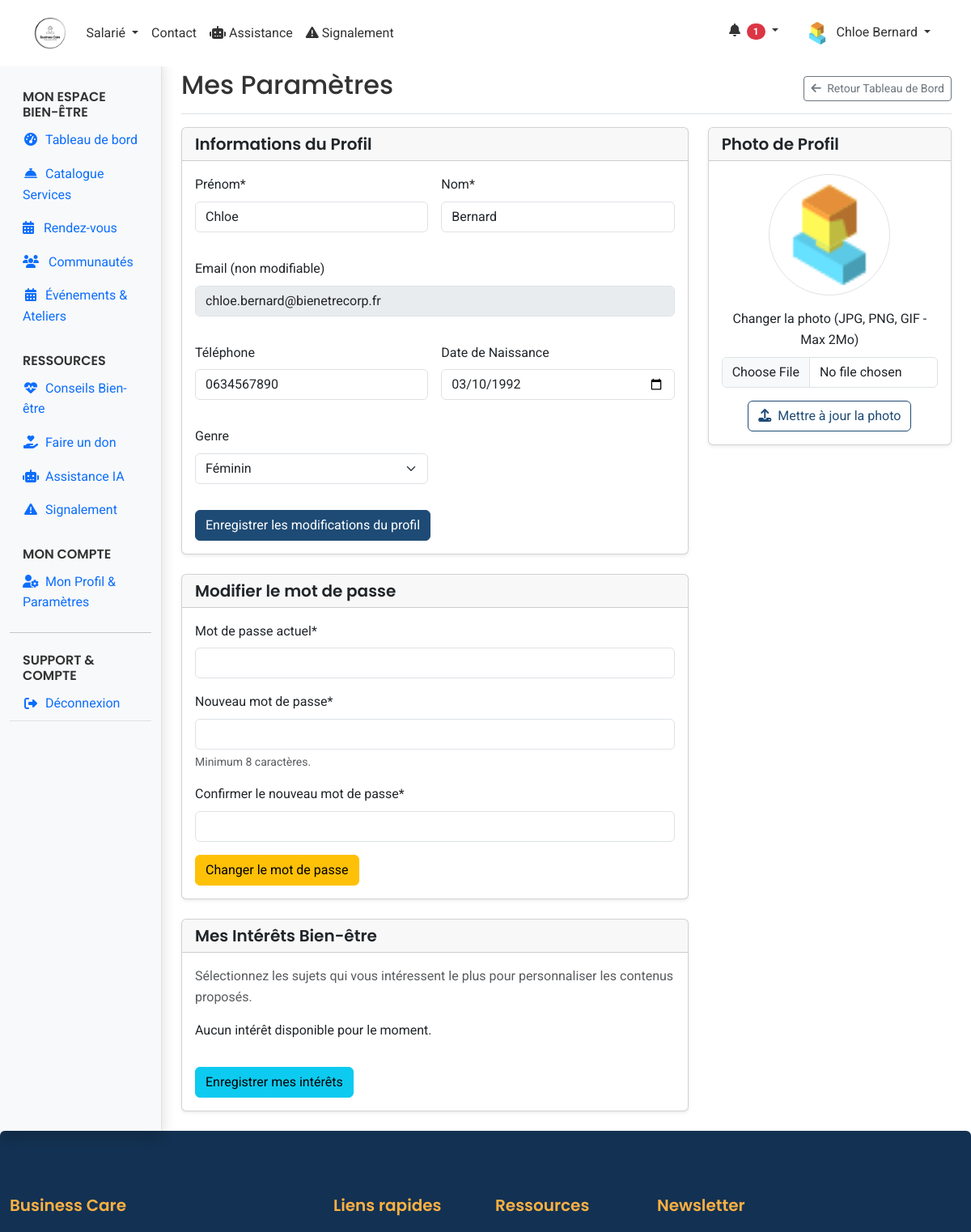
/web-client/modules/employees/settings.php (signed in, upper part), run on an earlier commit of the app's database.
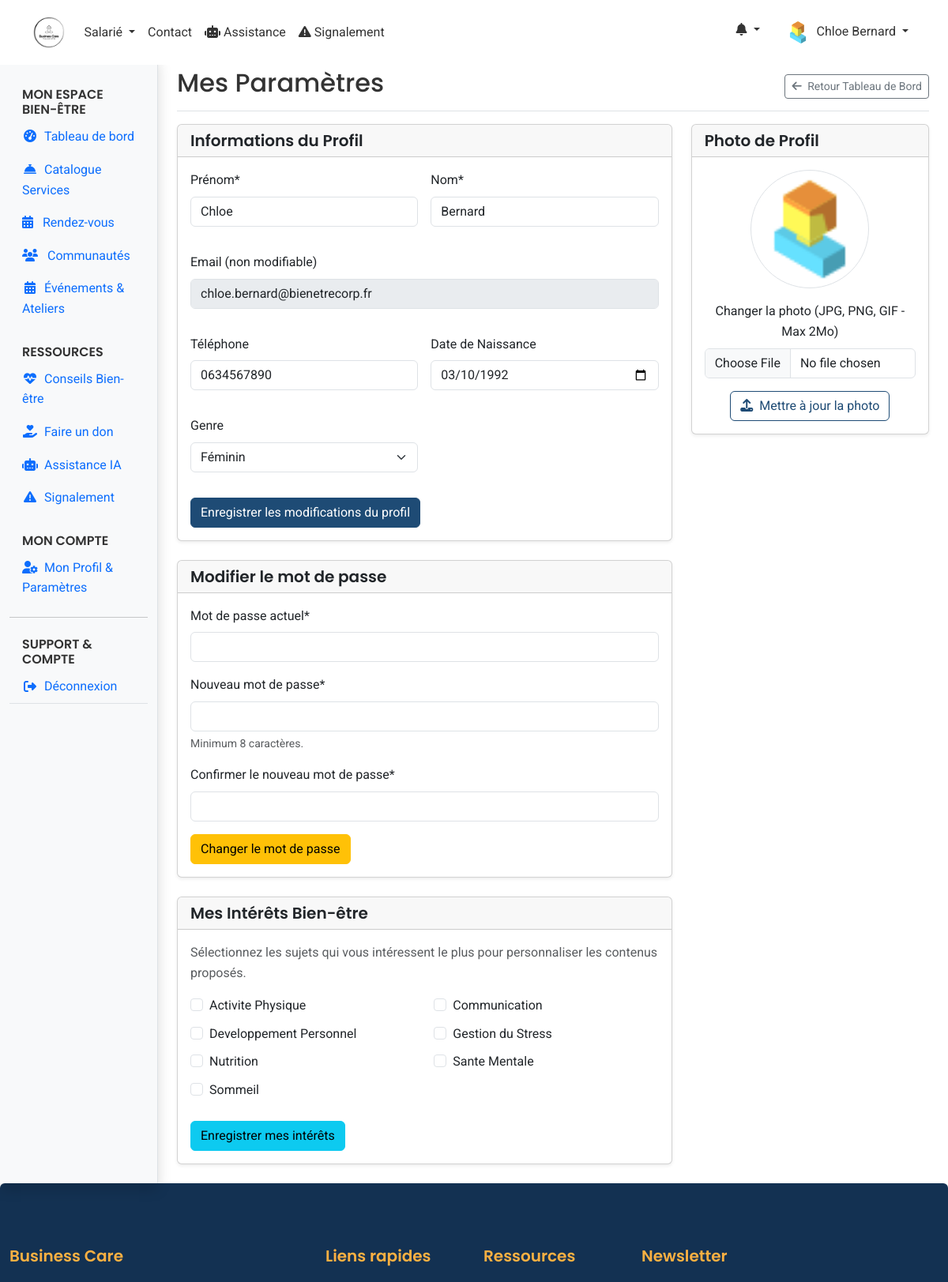
And on a later commit of the database.
### tables this page shows
CREATE TABLE interets_utilisateurs (
    id INT PRIMARY KEY AUTO_INCREMENT,
    nom VARCHAR(100) NOT NULL UNIQUE,
    description TEXT NULL,
    created_at TIMESTAMP DEFAULT CURRENT_TIMESTAMP
);

### shared/web-client/auth.php (called while the page is built, shortened)
<?php
require_once __DIR__ . '/functions.php';
function isAuthenticated()
{
    if (isset($_SESSION['user_id'])) {
        $currentTime = time();
        $lastActivity = $_SESSION['last_activity'] ?? 0;
        $lifetime = defined('SESSION_LIFETIME') ? SESSION_LIFETIME : 1800;
        $timeDiff = $currentTime - $lastActivity;
        return true;
    }
    return false;
}

### shared/web-client/db.php (called while the page is built, shortened)
<?php
function getDbConnection()
{
    static $pdo = null;
    if ($pdo === null) {
        $dsn = "mysql:host=" . DB_HOST . ";dbname=" . DB_NAME . ";charset=" . DB_CHARSET;
        $options = [
            PDO::ATTR_ERRMODE => PDO::ERRMODE_EXCEPTION,
            PDO::ATTR_DEFAULT_FETCH_MODE => PDO::FETCH_ASSOC,
            PDO::ATTR_EMULATE_PREPARES => false,
        ];
        try {
            $pdo = new PDO($dsn, DB_USER, DB_PASS, $options);
        } catch (PDOException $e) {
            die("[FAILURE] Connexion a la base de donnees impossible: " . $e->getMessage());
        }
    }
    return $pdo;
}
function validateTableName($table)
{
    return $table;
}
function executeQuery($sql, $params = [])
{
    try {
        $pdo = getDbConnection();
        $stmt = $pdo->prepare($sql);
        $stmt->execute($params);
        return $stmt;
    } catch (PDOException $e) {
        error_log("PDOException in executeQuery: " . $e->getMessage() . " | SQL: " . $sql . " | Params: " . json_encode($params));
        throw $e;
    }
}
function fetchAll($table, $where = '', $orderBy = '', $limit = 0, $offset = 0, $params = [])
{
    $table = validateTableName($table);
    $sql = "SELECT * FROM $table";
    if ($where) {
        $sql .= " WHERE $where";
    }
    if ($orderBy) {
        if (is_string($orderBy) && !empty(trim($orderBy))) {
            if (preg_match('/^[a-zA-Z0-9_,\s\.\(\)]+(?:\s+(?:ASC|DESC))?(?:,\s*[a-zA-Z0-9_,\s\.\(\)]+(?:\s+(?:ASC|DESC))?)*$/', $orderBy)) {
                $sql .= " ORDER BY " . $orderBy;
            } else {
                error_log("[WARNING] Invalid characters detected in orderBy clause in fetchAll for table '$table': " . $orderBy);
            }
        } else {
            error_log("[WARNING] Invalid type or empty orderBy parameter passed to fetchAll for table '$table'. Expected string, got: " . gettype($orderBy));
        }
    }
    $stmt = executeQuery($sql, $params);
    return $stmt->fetchAll();
}

### shared/web-client/functions.php (called while the page is built, shortened)
<?php
require_once __DIR__ . '/../../shared/web-client/db.php';
function getUnreadNotificationCount(int $userId): int
{
    $sql = "SELECT COUNT(*) FROM notifications WHERE personne_id = :user_id AND lu = 0";
    $stmt = executeQuery($sql, [':user_id' => $userId]);
    return (int)$stmt->fetchColumn();
}

### web-client/includes/page_functions/modules/employees/settings.php (called while the page is built, shortened)
<?php
function getEmployeeDetailsForSettings(int $user_id): array|false
{
    return fetchOne(TABLE_USERS, 'id = :id', [":id" => $user_id], 'id, nom, prenom, email, telephone, date_naissance, genre, photo_url');
}
function getEmployeePreferences(int $user_id): array
{
    $prefs = fetchOne(TABLE_USER_PREFERENCES, 'personne_id = :id', [':id' => $user_id]);
    return [
        'langue' => $prefs['langue'] ?? 'fr',
        'notif_email' => $prefs['notif_email'] ?? true,
        'theme' => $prefs['theme'] ?? 'clair'
    ];
}
function setupEmployeeSettingsPage(): array
{
    $user_id = $_SESSION['user_id'] ?? 0;
    $employeeDetails = getEmployeeDetailsForSettings($user_id);
    $employeePreferences = getEmployeePreferences($user_id);
    $allInterests = fetchAll('interets_utilisateurs', '', 'nom ASC');
    $userInterestsRaw = fetchAll('personne_interets', 'personne_id = :user_id', '', null, null, [':user_id' => $user_id]);
    $userInterestIds = array_column($userInterestsRaw, 'interet_id');
    $csrfToken = generateToken();
    return [
        'pageTitle' => "Mes Paramètres",
        'employee' => $employeeDetails,
        'preferences' => $employeePreferences,
        'allInterests' => $allInterests,
        'userInterestIds' => $userInterestIds,
        'csrf_token_profile' => $csrfToken,
        'csrf_token_password' => $csrfToken,
        'csrf_token_photo' => $csrfToken,
        'csrf_token_preferences' => $csrfToken,
        'csrf_token_interests' => $csrfToken,
        'flash_new_photo_url' => $_SESSION['flash_new_photo_url'] ?? null
    ];
}

### web-client/modules/employees/settings.php (the view, shortened to what the changed rows need)
<?php
require_once __DIR__ . '/../../includes/page_functions/modules/employees/settings.php';
$viewData = setupEmployeeSettingsPage();
extract($viewData);
include __DIR__ . '/../../templates/header.php';
?>
<div class="container-fluid">
    <div class="row">
        <main class="col-md-9 ms-sm-auto col-lg-10 px-md-4 pt-3">
            <div class="d-flex justify-content-between flex-wrap flex-md-nowrap align-items-center pb-2 mb-3 border-bottom">
                <h1 class="h2"><?= htmlspecialchars($pageTitle) ?></h1>
            </div>
            <div class="row">
                <div class="col-lg-8">
                    <div class="card shadow-sm mb-4">
                        <div class="card-body">
                            <form action="settings.php" method="post" id="interests-form">
                                <div class="row">
                                    <?php if (!empty($allInterests)): ?>
                                        <?php foreach ($allInterests as $interest): ?>
                                            <div class="col-md-6 mb-2">
                                                <div class="form-check">
                                                    <input class="form-check-input"
                                                        type="checkbox"
                                                        name="interests[]"
                                                        value="<?= (int)$interest['id'] ?>"
                                                        id="interest_<?= (int)$interest['id'] ?>"
                                                        <?= in_array($interest['id'], $userInterestIds ?? []) ? 'checked' : '' ?>>
                                                    <label class="form-check-label" for="interest_<?= (int)$interest['id'] ?>">
                                                        <?= htmlspecialchars($interest['nom']) ?>
                                                    </label>
                                                </div>
                                            </div>
                                        <?php endforeach; ?>
                                    <?php else: ?>
                                        <p>Aucun intérêt disponible pour le moment.</p>
                                    <?php endif; ?>
                                </div>
                            </form>
                        </div>
                    </div>
                </div>
            </div>
        </main>
    </div>
</div>
<?php
include __DIR__ . '/../../templates/footer.php';
?>

### web-client/templates/header.php (shortened to what the changed rows need)
<?php
if (!isset($isLoggedIn)) {
    $isLoggedIn = isAuthenticated();
}
?>
<!DOCTYPE html>
<html lang="<?= isset($_SESSION['user_language']) ? $_SESSION['user_language'] : 'fr' ?>">
<head>
    <link href="https://cdn.jsdelivr.net/npm/bootstrap@5.3.0/dist/css/bootstrap.min.css" rel="stylesheet">
    <link rel="stylesheet" href="https://cdnjs.cloudflare.com/ajax/libs/font-awesome/6.4.0/css/all.min.css">
    <link rel="stylesheet" href="<?= ASSETS_URL ?>/css/client.css">
</head>
<body>
    <nav class="navbar navbar-expand-lg <?= isset($transparentNav) && $transparentNav ? 'navbar-dark' : 'navbar-light bg-white' ?> fixed-top">
        <div class="container">
            <div class="collapse navbar-collapse" id="navbarMain">
                <ul class="navbar-nav ms-auto">
                    <?php if ($isLoggedIn): ?>
                        <li class="nav-item dropdown me-3">
                            <?php
                            $unread_count = getUnreadNotificationCount($_SESSION['user_id']);
                            ?>
                            <a class="nav-link dropdown-toggle" href="#" id="navbarDropdownNotifications" role="button" data-bs-toggle="dropdown" aria-expanded="false">
                                <i class="fas fa-bell"></i>
                                <?php if ($unread_count > 0): ?>
                                    <span class="badge rounded-pill bg-danger ms-1"><?= $unread_count ?></span>
                                <?php endif; ?>
                            </a>
                        </li>
                    <?php endif; ?>
                </ul>
            </div>
        </div>
    </nav>
</body>
</html>

What changed in the data, as far as the page shows it:
added interets_utilisateurs: nom "Activite Physique"
added interets_utilisateurs: nom "Communication"
added interets_utilisateurs: nom "Developpement Personnel"
added interets_utilisateurs: nom "Gestion du Stress"
added interets_utilisateurs: nom "Nutrition"
added interets_utilisateurs: nom "Sante Mentale"
added interets_utilisateurs: nom "Sommeil"
Also different on the page:
$unread_count: "1" → (not shown)
text no longer shown: "Aucun intérêt disponible pour le moment."
